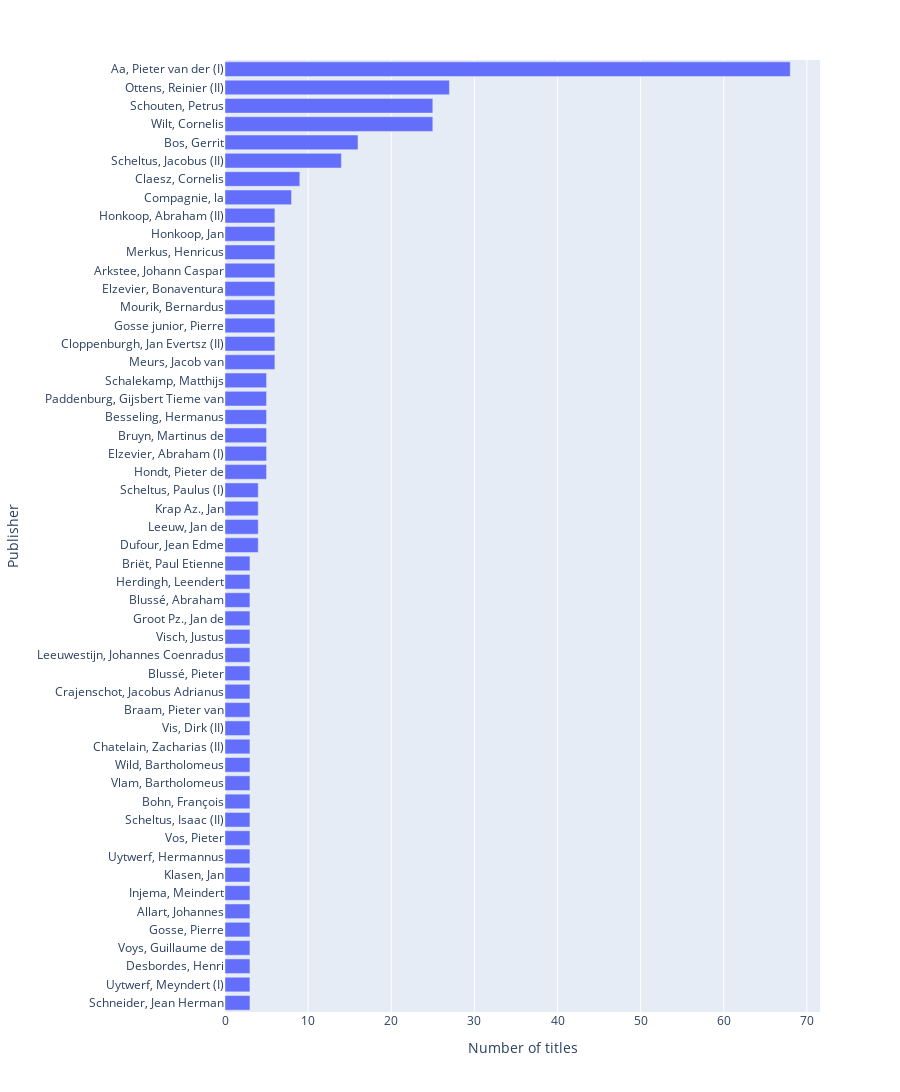

The code cell stored with this chart in its notebook:
### Code cell
publishers = count_items('publisher.value','publ_name.value') 
        
x_axis = []
y_axis = []

minimum_titles = 2

for publisher,count in publishers.most_common():
    if not(pd.isna(publisher)) and not(re.search(r's[.]n[.]',publisher)):
        if count>minimum_titles:
            x_axis.append(publisher)
            y_axis.append(count)
        
x_label = 'Publisher'
y_label = 'Number of titles'
        
df_barchart = pd.DataFrame({x_label:x_axis,y_label:y_axis})


fig = px.bar(df_barchart , 
             y = x_label , 
             x= y_label,
            height = 4000)

fig['layout']['yaxis']['autorange'] = "reversed"
fig.show()

### Figure 1 — Plotly figure (JSON) as saved in the notebook; plotly's stock layout.template omitted (floating-point values rounded to 4 significant figures)
{"data": [{"alignmentgroup": "True", "hovertemplate": "Number of titles=%{x}<br>Publisher=%{y}<extra></extra>", "legendgroup": "", "marker": {"color": "#636efa", "pattern": {"shape": ""}}, "name": "", "offsetgroup": "", "orientation": "h", "showlegend": false, "textposition": "auto", "type": "bar", "x": [68, 27, 25, 25, 16, 14, 9, 8, 6, 6, 6, 6, 6, 6, 6, 6, 6, 5, 5, 5, 5, 5, 5, 4, 4, 4, 4, 3, 3, 3, 3, 3, 3, 3, 3, 3, 3, 3, 3, 3, 3, 3, 3, 3, 3, 3, 3, 3, 3, 3, 3, 3], "xaxis": "x", "y": ["Aa, Pieter van der (I)", "Ottens, Reinier (II)", "Schouten, Petrus", "Wilt, Cornelis", "Bos, Gerrit", "Scheltus, Jacobus (II)", "Claesz, Cornelis", "Compagnie, la", "Honkoop, Abraham (II)", "Honkoop, Jan", "Merkus, Henricus", "Arkstee, Johann Caspar", "Elzevier, Bonaventura", "Mourik, Bernardus", "Gosse junior, Pierre", "Cloppenburgh, Jan Evertsz (II)", "Meurs, Jacob van", "Schalekamp, Matthijs", "Paddenburg, Gijsbert Tieme van", "Besseling, Hermanus", "Bruyn, Martinus de", "Elzevier, Abraham (I)", "Hondt, Pieter de", "Scheltus, Paulus (I)", "Krap Az., Jan", "Leeuw, Jan de", "Dufour, Jean Edme", "Briët, Paul Etienne", "Herdingh, Leendert", "Blussé, Abraham", "Groot Pz., Jan de", "Visch, Justus", "Leeuwestijn, Johannes Coenradus", "Blussé, Pieter", "Crajenschot, Jacobus Adrianus", "Braam, Pieter van", "Vis, Dirk (II)", "Chatelain, Zacharias (II)", "Wild, Bartholomeus", "Vlam, Bartholomeus", "Bohn, François", "Scheltus, Isaac (II)", "Vos, Pieter", "Uytwerf, Hermannus", "Klasen, Jan", "Injema, Meindert", "Allart, Johannes", "Gosse, Pierre", "Voys, Guillaume de", "Desbordes, Henri", "Uytwerf, Meyndert (I)", "Schneider, Jean Herman"], "yaxis": "y"}], "layout": {"barmode": "relative", "height": 4000, "legend": {"tracegroupgap": 0}, "margin": {"t": 60}, "xaxis": {"anchor": "y", "domain": [0, 1], "title": {"text": "Number of titles"}}, "yaxis": {"anchor": "x", "autorange": "reversed", "domain": [0, 1], "title": {"text": "Publisher"}}}}
